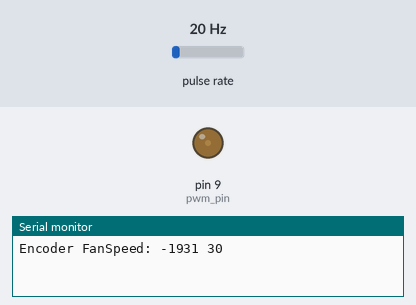
A sketch run on a simulated Arduino Uno, built with avr-gcc and run on an emulated ATmega328P. On the bench: output pins drawn as LEDs (lit = HIGH), the last lines printed to the serial monitor. Wiring (inferred from the names in the program): pulse sensor: data pin 2. The test bench sets the inputs (shaded band); at power-on: pulse rate 20 Hz.

Above: at 0.1 s.
At 8.1 s:
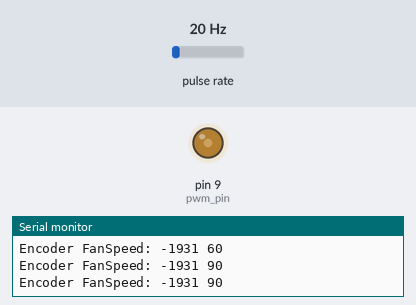
At 16.1 s:
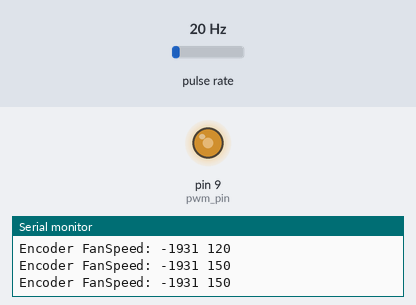
At 32.1 s:
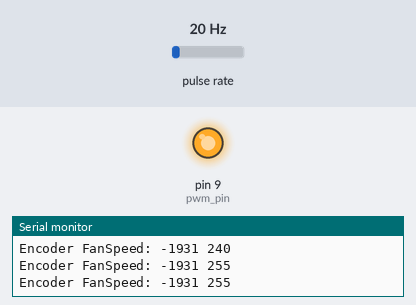
Timing chart, 0 to 33.6 s (numbered marks = the images above):
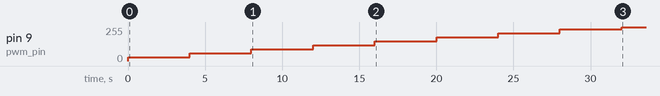

Measured:
- by itself, pin 9 (pwm_pin): moves from 0/255 to 255/255 over 32.0 s

The sketch:

Exercise2.ino
```cpp
// ------------------------------------------------
// FreeRTOS example: programming 2 periodic tasks
// ------------------------------------------------

#include <Arduino_FreeRTOS.h>
#include <semphr.h>

// define two tasks for PWM and Analog Read
void TaskPWM( void *pvParameters );
void TaskAnalogRead( void *pvParameters );
SemaphoreHandle_t xSemaphore;
const int TRead = 40;  // in milliseconds

// -------
// setup
// -------

void setup() {
  xSemaphore = xSemaphoreCreateMutex();
  // create first task
  xTaskCreate(
    TaskPWM
    ,  (const portCHAR *)"Blink"  // name
    ,  128                        // stack size
    ,  NULL
    ,  1                         // lower priority
    ,  NULL );
  // create second task
  xTaskCreate(
    TaskAnalogRead
    ,  (const portCHAR *) "AnalogRead"
    ,  128
    ,  NULL
    ,  2                         // higher priority
    ,  NULL );
  // now the task scheduler is automatically started

}

// ------
// loop
// ------

void loop() {
// empty!
}

// --------------------------
// first task: PWM signal
// --------------------------
int pwm_value = 0;
int pwm_pin = 9;
int encd_pin = 2;

void TaskPWM(void *pvParameters) {
  (void) pvParameters;

  pinMode(pwm_pin,OUTPUT);
  // initialize serial communication at 9600 bits per second
  Serial.begin(9600);
  // forever loop
  for (;;) {
   pwm_value = min(pwm_value+30,255);
    analogWrite(pwm_pin,pwm_value);
    vTaskDelay(4000/portTICK_PERIOD_MS); // wait for 4 seconds
  }
}


// ------------------------
// second task: reading Analog signal
// ------------------------

void TaskAnalogRead(void *pvParameters) {
  (void) pvParameters;

  int sigup = 0;
  TickType_t xLastWakeTime;
  const TickType_t xPeriod = pdMS_TO_TICKS(TRead);
  // initialize serial communication at 9600 bits per second
  Serial.begin(9600);
  pinMode(encd_pin,INPUT_PULLUP);
  xLastWakeTime = xTaskGetTickCount(); // current tick count
  // forever loop
  for (;;) {
      vTaskDelayUntil(&xLastWakeTime,xPeriod);
      int sensorValue = digitalRead(encd_pin);  // read digital input 2
      sigup = pulseIn(encd_pin,HIGH);
      int TS = 4*sigup;
      int rpm = 60000000/TS;              //Formula TS = 60/N (SEC) (LAB 1)
      Serial.print("Encoder FanSpeed: ");
      Serial.print(rpm);
      Serial.print(" ");
      Serial.println(pwm_value);
  }
}
```
